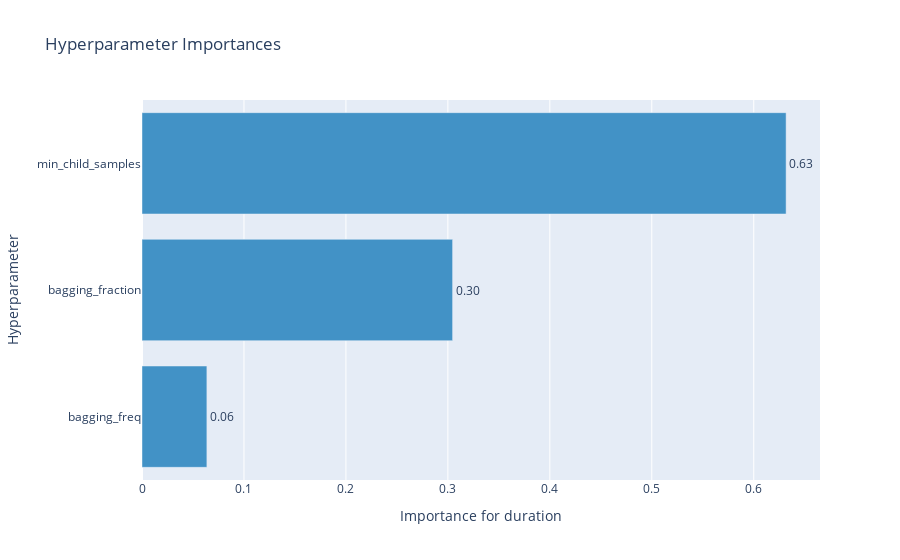

Source (notebook cell):
### Code cell
optuna.visualization.plot_param_importances(
    study, target=lambda t: t.duration.total_seconds(), target_name="duration"
)

### Figure 1 — Plotly figure (JSON) as saved in the notebook; plotly's stock layout.template omitted (floating-point values rounded to 4 significant figures)
{"data": [{"cliponaxis": false, "hovertemplate": ["bagging_freq (IntDistribution): 0.06363760104700851<extra></extra>", "bagging_fraction (FloatDistribution): 0.3046336023651763<extra></extra>", "min_child_samples (IntDistribution): 0.6317287965878152<extra></extra>"], "marker": {"color": "rgb(66,146,198)"}, "orientation": "h", "text": ["0.06", "0.30", "0.63"], "textposition": "outside", "type": "bar", "x": [0.06364, 0.3046, 0.6317], "y": ["bagging_freq", "bagging_fraction", "min_child_samples"]}], "layout": {"showlegend": false, "title": {"text": "Hyperparameter Importances"}, "xaxis": {"title": {"text": "Importance for duration"}}, "yaxis": {"title": {"text": "Hyperparameter"}}}}
